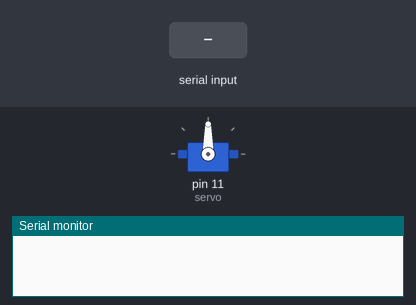
Recording of a sketch running on a simulated Arduino Uno, built with avr-gcc and run on an emulated ATmega328P. Shown: servo, the last lines printed to the serial monitor. The test bench sets the inputs (shaded band).

Above: at 1.2 s.
1.3 s: "200\n" received over Serial
At 2.9 s:
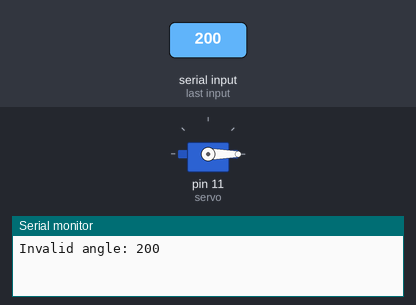
Timing chart, 0 to 4.4 s (numbered marks = the images above; inputs shaded):
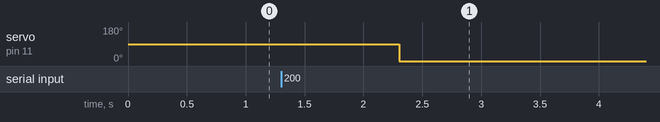

The sketch:

servo.ino
```cpp
#include <Servo.h>

Servo servo;  // create servo object to control a servo

int pos = 0;    // variable to store the servo position

void setup() {
  Serial.begin(9600);
  servo.attach(11);  // attaches the servo on pin 11 to the servo object
}

void loop() {
  if (Serial.available()) { // if there is data comming
    int angle = Serial.parseInt();

    if (angle >= 0 && angle <= 180) {
      servo.write(angle);
      delay(5000);
      Serial.print("Rotated servo to angle: ");// reports action to smartphone app
      Serial.println(angle);
    }
    else {
      Serial.print("Invalid angle: ");// reports invalid value to smartphone app
      Serial.println(angle);
    }
  }
}
```

Measured:
- after the input at 1.3 s, servo on pin 11 (servo): 90° → 0° after 1.0 s
